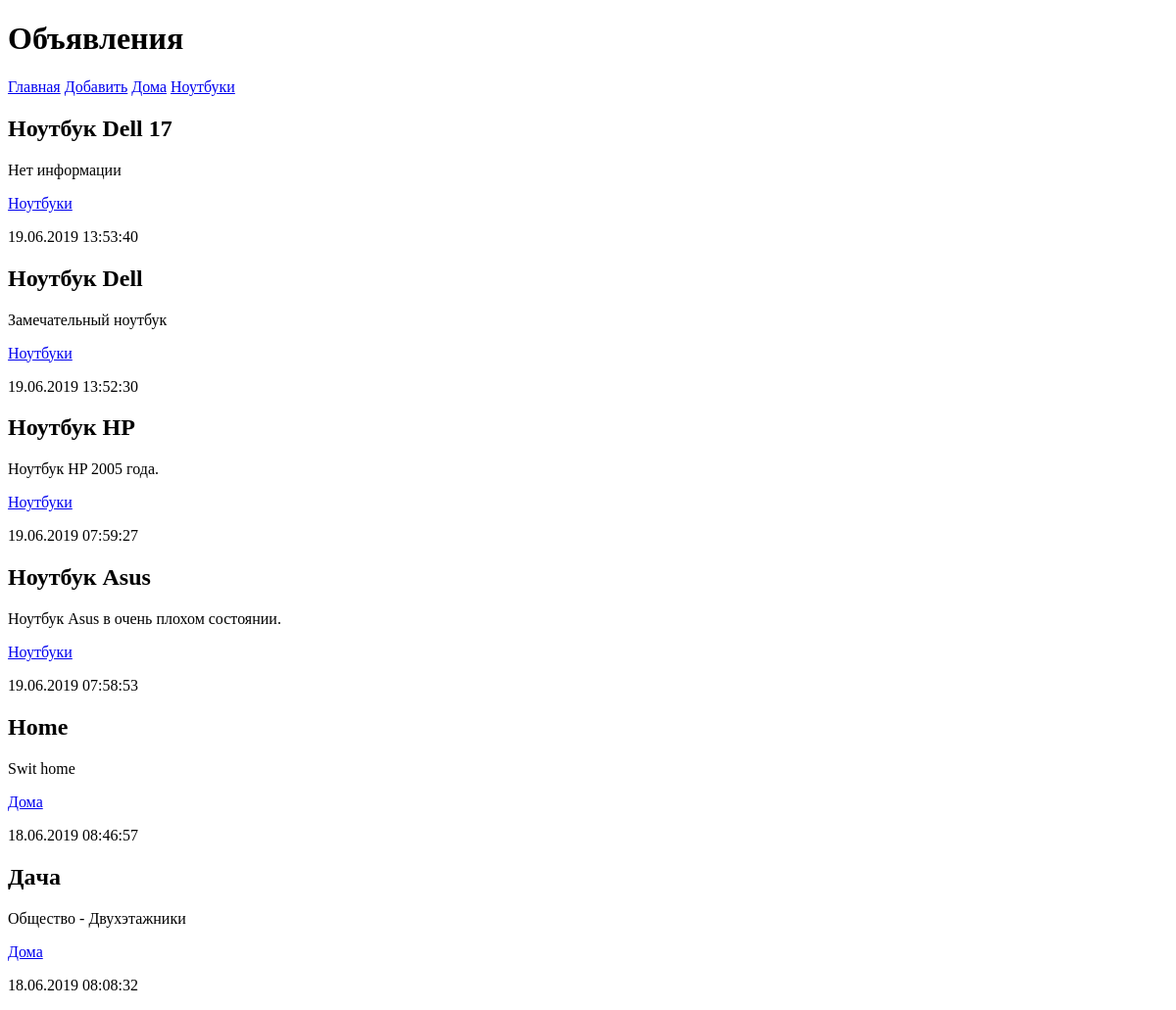
Page /bboard/ on the earlier database version.
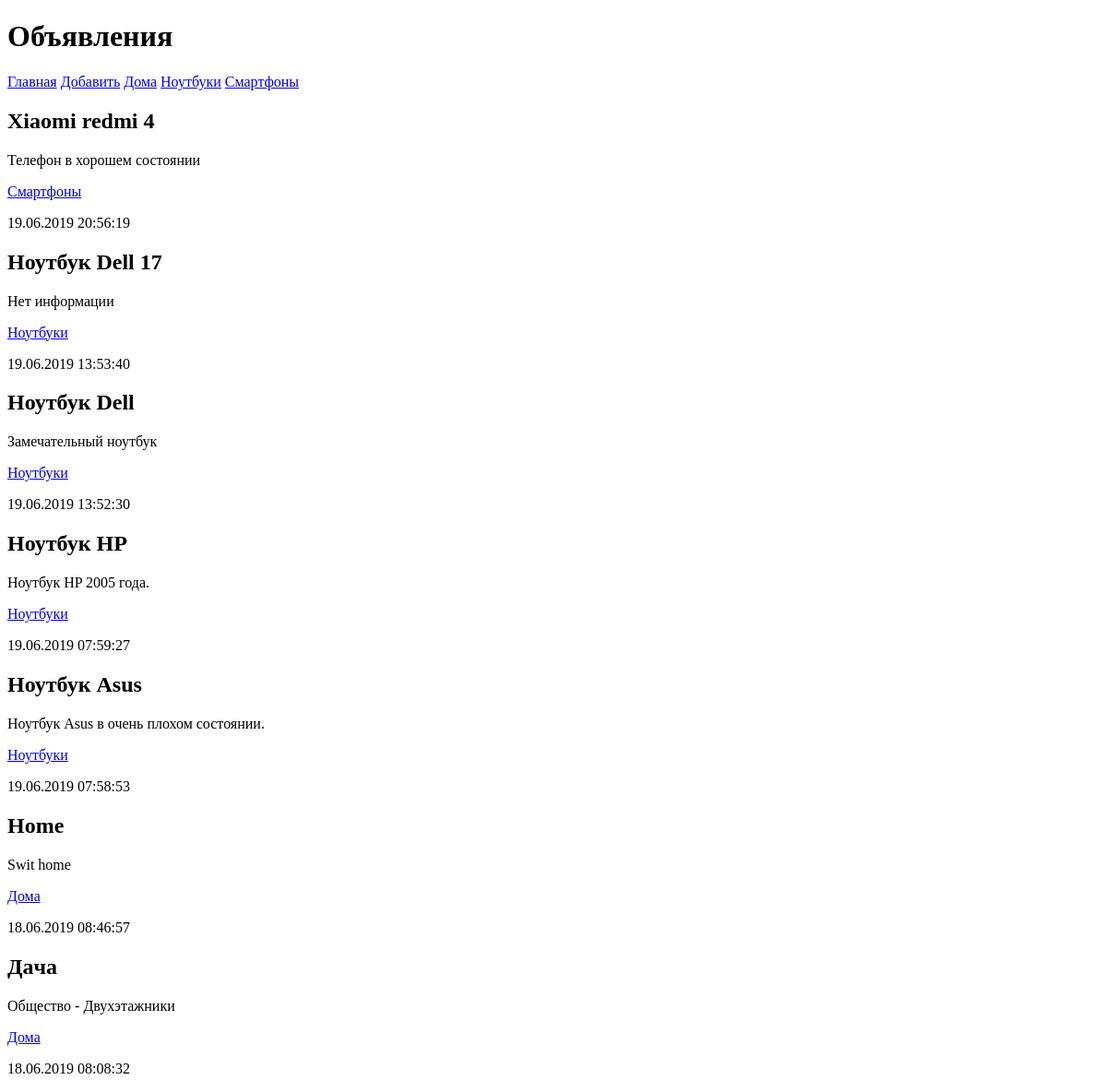
Same page on the later database version.
### bboard/models.py (models this page shows, shortened)
class Rubric(models.Model):
    name = models.CharField(max_length=50, db_index=True, verbose_name='Название рубрики')
    class Meta:
        verbose_name_plural = 'Рубрики'
        verbose_name = 'Рубрика'
        ordering = ['name']

class Bb(models.Model):
    title     = models.CharField(max_length=50, verbose_name = 'Товар')
    content   = models.TextField(null=True, blank=True, verbose_name = 'Описание')
    price     = models.FloatField(null=True, blank=True, verbose_name = 'Цена')
    published = models.DateTimeField(auto_now_add=True, db_index=True, verbose_name = 'Опобуликовано')
    rubric = models.ForeignKey('Rubric', null=True, blank=True, on_delete=models.PROTECT, verbose_name='Рубрика')
    class Meta:
        verbose_name_plural = 'Объявления'
        verbose_name = 'Объявление'
        ordering = ['-published']

### bboard/views.py (the view)
# urls.py: path('', index, name='index')
def index(request):
    bbs = Bb.objects.all()
    rubrics = Rubric.objects.all()
    context = {'bbs':bbs, 'rubrics': rubrics}
    return render(request, 'bboard/index.html', context)

### bboard/templates/bboard/index.html
{% extends "layout/basic.html" %}
{% block content %}
    {% for bb in bbs %}
        <div class="b">
            <h2>{{ bb.title }}</h2>
            <p>{{ bb.content }}</p>
        <p>
            <a href="{% url 'by_rubric' bb.rubric.pk%}">{{ bb.rubric.name }}</a>
        </p>
        <p>
            {{ bb.published|date:"d.m.Y H:i:s" }}
        </p>
        </div>
    {% endfor %}
{% endblock %}

### bboard/templates/layout/basic.html (shortened to what this page needs)
<!DOCTYPE html>
<html lang="en">
<head>
</head>
<body>
    <header>
        <h1>Объявления</h1>
    </header>
    <nav>
        <a href="{% url 'index' %}">Главная</a>
        <a href="{% url 'add' %}">Добавить</a>
        {% for rubric in rubrics %}
            <a href="{% url 'by_rubric' rubric.pk %}">{{ rubric.name }}</a>
        {% endfor %}
    </nav>
    <section>
        {% block content %}
        {% endblock %}
    </section>
</body>
</html>

Differences in the rows shown:
added Rubric: name "Смартфоны"
added Bb: title "Xiaomi redmi 4", content "Телефон в хорошем состоянии", rubric.name "Смартфоны", published "19.06.2019 20:56:19"
